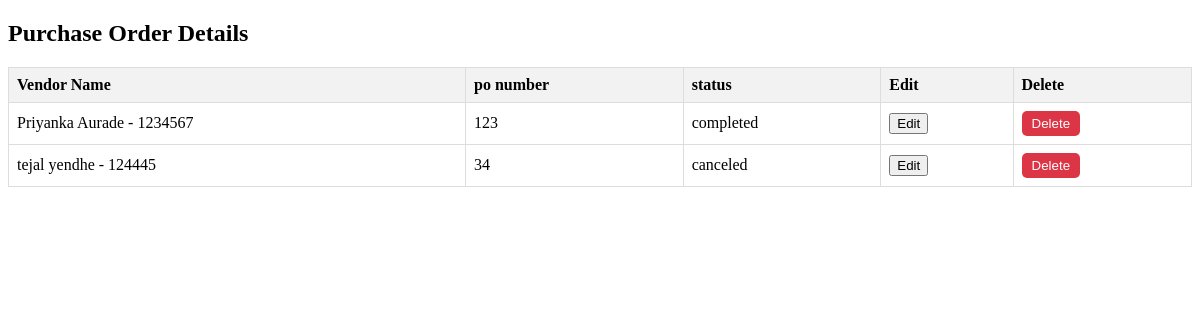
Page /order_details on the committed database.
### vms/models.py (models this page shows, shortened)
class PurchaseOrder(models.Model):
    PO_STATUS_CHOICES = [
        ('pending', 'Pending'),
        ('completed', 'Completed'),
        ('canceled', 'Canceled'),
    ]
    po_number = models.CharField(max_length=20, unique=True)
    vendor = models.ForeignKey(Vendor, on_delete=models.CASCADE)
    order_date = models.DateTimeField()
    delivery_date = models.DateTimeField()
    items = models.CharField(max_length=50)
    quantity = models.IntegerField()
    status = models.CharField(max_length=20,choices=PO_STATUS_CHOICES, default='pending')
    quality_rating = models.FloatField(null=True, blank=True)
    issue_date = models.DateTimeField()
    acknowledgment_date = models.DateTimeField(null=True, blank=True)

class Vendor(models.Model):
    name = models.CharField(max_length=50)
    contact_details = models.TextField()
    address = models.TextField()
    vendor_code = models.CharField(max_length=20, unique=True)
    on_time_delivery_rate = models.FloatField(default=0)
    quality_rating_avg = models.FloatField(default=0)
    average_response_time = models.FloatField(default=0)
    fulfillment_rate = models.FloatField(default=0)
    def __str__(self):
        return f'{self.name} - {self.vendor_code}'

### vms/views.py (the view)
# urls.py: path('order_details', views.order_details, name='order_details'),
def order_details(request):
    data = PurchaseOrder.objects.all()
    context ={
        'data':data,
    }
    return render(request, 'order/view_orders.html', context)

### templates/order/view_orders.html (shortened to what this page needs)
<!DOCTYPE html>
<html lang="en">
<head>
</head>
<body>
    <h2>Purchase Order Details</h2>
    <table>
        <thead>
            <tr>
                <th>Vendor Name</th>
                <th>po number</th>
                <th>status</th>
                <th>Edit</th>
                <th>Delete</th>
            </tr>
        </thead>
        <tbody>
            {% for order in data %}
                <tr class="vendor-row" data-vendor-id="{{ order.id }}">
                    <td>{{ order.vendor }}</td>
                    <td>{{ order.po_number }}</td>
                    <td>{{ order.status }}</td>
                    <td>
                        <form method="post" action="{% url 'update_purchase_order' order.id %}">
                            <button type="submit" class="edit-button">Edit</button>
                        </form>
                    </td>
                    <td>
                        <form method="post" action="{% url 'delete_order' order.id %}">
                            <button type="submit" class="delete-button" onclick="return confirm('Are you sure you want to delete this order?')">Delete</button>
                        </form>
                    </td>
                </tr>
            {% endfor %}
        </tbody>
    </table>
</body>
</html>

### templates/order/view_orders.html (style rules this page uses)
table { width: 100%; border-collapse: collapse; }
th, td { border: 1px solid #dddddd; text-align: left; padding: 8px; }
th { background-color: #f2f2f2; }
.delete-button { background-color: #dc3545; color: #fff; border: none; padding: 5px 10px; border-radius: 5px; cursor: pointer; }

### rows in the picture
PurchaseOrder: vendor "Priyanka Aurade - 1234567", po_number "123", status "completed"
PurchaseOrder: vendor "tejal yendhe - 124445", po_number "34", status "canceled"
